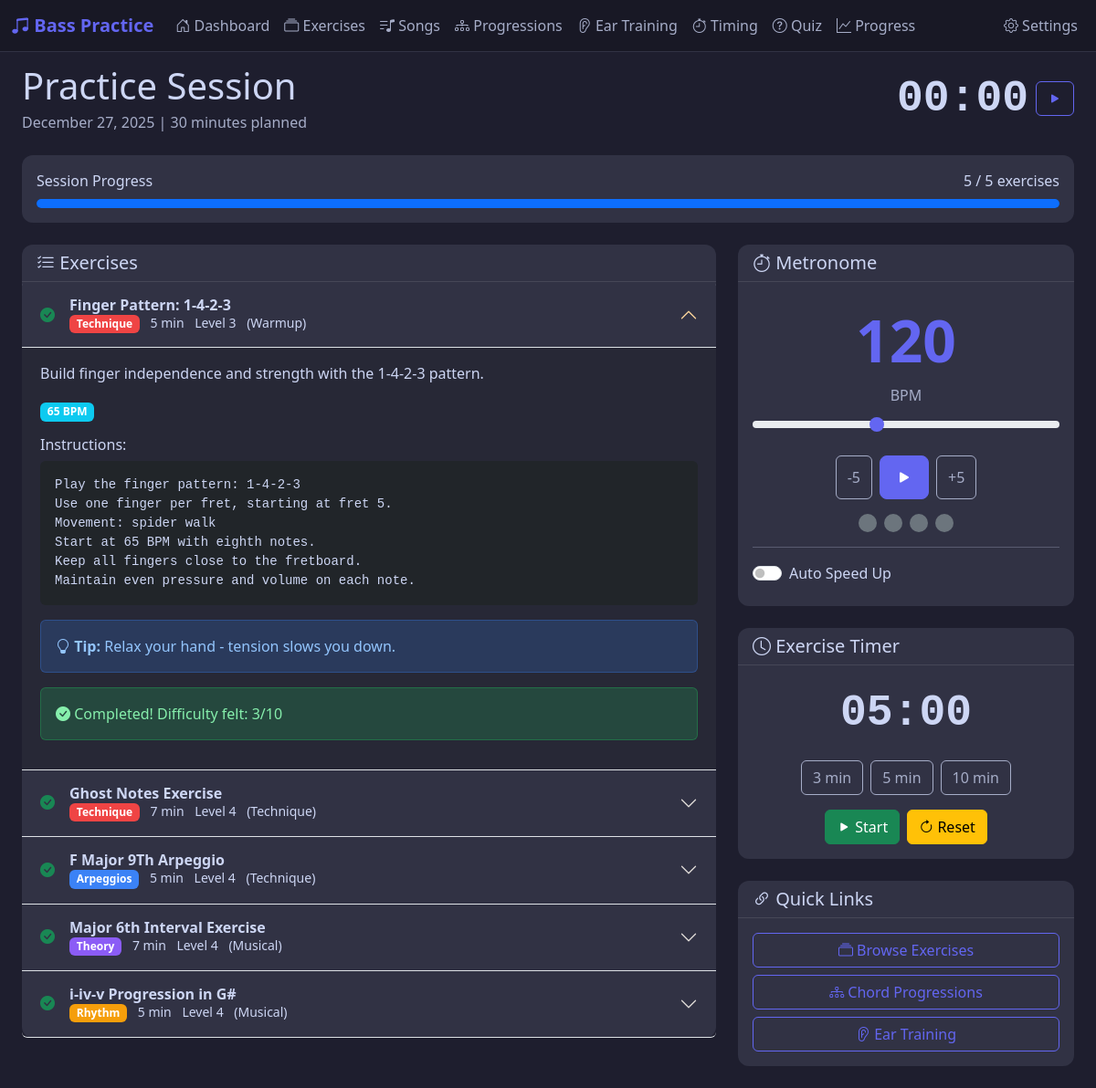
The app's page /practice/1 with its own data.
### app/models.py (models this page shows, shortened)
class PracticeSession(db.Model):
    __tablename__ = 'practice_sessions'
    id = db.Column(db.Integer, primary_key=True)
    session_date = db.Column(db.Date, nullable=False, default=date.today)
    planned_duration = db.Column(db.Integer)  # minutes
    actual_duration = db.Column(db.Integer)  # minutes
    completed_exercises = db.Column(db.Integer, default=0)
    total_exercises = db.Column(db.Integer, default=0)
    session_notes = db.Column(db.Text)
    session_rating = db.Column(db.Integer)  # 1-5 stars
    is_completed = db.Column(db.Boolean, default=False)
    created_at = db.Column(db.DateTime, default=datetime.utcnow)
    exercises = db.relationship('SessionExercise', backref='session', lazy=True, cascade='all, delete-orphan')

class SessionExercise(db.Model):
    __tablename__ = 'session_exercises'
    id = db.Column(db.Integer, primary_key=True)
    session_id = db.Column(db.Integer, db.ForeignKey('practice_sessions.id'), nullable=False)
    exercise_id = db.Column(db.Integer, db.ForeignKey('exercises.id'), nullable=True)  # For static exercises
    dynamic_exercise_id = db.Column(db.Integer, db.ForeignKey('dynamic_exercises.id'), nullable=True)  # For dynamic
    order_index = db.Column(db.Integer, default=0)
    phase = db.Column(db.String(20))  # warmup, technique, musical, cooldown
    completed = db.Column(db.Boolean, default=False)
    planned_duration = db.Column(db.Integer)  # minutes
    actual_duration = db.Column(db.Integer)  # minutes
    difficulty_felt = db.Column(db.Integer)  # 1-10
    exercise_notes = db.Column(db.Text)
    @property
    def exercise_data(self):
        if self.dynamic_exercise:
            return self.dynamic_exercise
        return self.exercise

class DynamicExercise(db.Model):
    __tablename__ = 'dynamic_exercises'
    id = db.Column(db.Integer, primary_key=True)
    title = db.Column(db.String(200), nullable=False)
    category = db.Column(db.String(50), nullable=False)  # scales, arpeggios, rhythm, technique, theory
    subcategory = db.Column(db.String(50))
    difficulty_level = db.Column(db.Integer, default=1)
    estimated_duration = db.Column(db.Integer, default=5)  # minutes
    description = db.Column(db.Text)
    instructions = db.Column(db.Text)
    tips = db.Column(db.Text)
    key_signature = db.Column(db.String(10))
    tempo_bpm = db.Column(db.Integer)
    tab_notation = db.Column(db.Text)
    notes_data = db.Column(db.Text)  # JSON array of notes
    created_at = db.Column(db.DateTime, default=datetime.utcnow)
    session_exercises = db.relationship('SessionExercise', backref='dynamic_exercise', lazy=True)

### app/routes.py (the view)
@main_bp.route('/practice/<int:session_id>')
def practice_session(session_id):
    session = PracticeSession.query.get_or_404(session_id)
    profile = UserProfile.query.first()
    session_exercises = SessionExercise.query.filter_by(
        session_id=session_id
    ).order_by(SessionExercise.order_index).all()
    return render_template('practice.html',
        session=session,
        session_exercises=session_exercises,
        profile=profile
    )

### app/templates/practice.html (shortened to what this page needs)
{% extends "base.html" %}
{% block content %}
<div class="container-fluid px-4">
    <div class="row mb-4">
        <div class="col-12">
            <div class="d-flex justify-content-between align-items-center">
                <div>
                    <h1 class="mb-1">Practice Session</h1>
                    <p class="text-secondary mb-0">
                        {{ session.session_date.strftime('%B %d, %Y') }} |
                        {{ session.planned_duration }} minutes planned
                    </p>
                </div>
                <div class="d-flex gap-2 align-items-center">
                    <div class="timer-display" id="sessionTimer">00:00</div>
                    <button class="btn btn-outline-primary" id="timerToggle">
                        <i class="bi bi-play-fill"></i>
                    </button>
                </div>
            </div>
        </div>
    </div>
    <div class="row mb-4">
        <div class="col-12">
            <div class="card">
                <div class="card-body py-3">
                    <div class="d-flex justify-content-between mb-2">
                        <span>Session Progress</span>
                        <span id="progressText">{{ session.completed_exercises }} / {{ session.total_exercises }} exercises</span>
                    </div>
                    <div class="progress" style="height: 10px;">
                        {% set progress_pct = (session.completed_exercises / session.total_exercises * 100) if session.total_exercises > 0 else 0 %}
                        <div class="progress-bar bg-primary" id="progressBar" style="width: {{ progress_pct }}%"></div>
                    </div>
                </div>
            </div>
        </div>
    </div>
    <div class="row">
        <div class="col-lg-8 mb-4">
            <div class="card">
                <div class="card-header">
                    <h5 class="mb-0"><i class="bi bi-list-check"></i> Exercises</h5>
                </div>
                <div class="card-body p-0">
                    <div class="accordion" id="exerciseAccordion">
                        {% for se in session_exercises %}
                            {% set ex = se.exercise_data %}
                            <div class="accordion-item bg-transparent border-0 border-bottom">
                                <h2 class="accordion-header">
                                    <button class="accordion-button {% if not loop.first %}collapsed{% endif %} bg-transparent text-light"
                                            type="button" data-bs-toggle="collapse"
                                            data-bs-target="#exercise{{ loop.index }}">
                                        <span class="me-3">
                                            {% if se.completed %}
                                                <i class="bi bi-check-circle-fill text-success"></i>
                                            {% else %}
                                                <i class="bi bi-circle text-secondary"></i>
                                            {% endif %}
                                        </span>
                                        <span class="flex-grow-1">
                                            <strong>{{ ex.title if ex else 'Exercise' }}</strong>
                                            <br>
                                            <small class="text-secondary">
                                                {% if ex %}
                                                <span class="badge badge-category badge-{{ ex.category }}">
                                                    {{ ex.category|capitalize }}
                                                </span>
                                                <span class="ms-2">{{ se.planned_duration }} min</span>
                                                <span class="ms-2">Level {{ ex.difficulty_level }}</span>
                                                {% if se.phase %}
                                                <span class="ms-2 text-capitalize">({{ se.phase }})</span>
                                                {% endif %}
                                                {% endif %}
                                            </small>
                                        </span>
                                    </button>
                                </h2>
                                <div id="exercise{{ loop.index }}"
                                     class="accordion-collapse collapse {% if loop.first %}show{% endif %}">
                                    <div class="accordion-body">
                                        {% if ex %}
                                        <p>{{ ex.description }}</p>
                                        {% if ex.key_signature or ex.tempo_bpm %}
                                        <div class="mb-3">
                                            {% if ex.tempo_bpm %}
                                            <span class="badge bg-info">{{ ex.tempo_bpm }} BPM</span>
                                            {% endif %}
                                        </div>
                                        {% endif %}
                                        {% if ex.instructions %}
                                            <h6>Instructions:</h6>
                                            <pre class="bg-dark p-3 rounded" style="white-space: pre-wrap;">{{ ex.instructions }}</pre>
                                        {% endif %}
                                        {% if ex.tips %}
                                            <div class="alert alert-info">
                                                <i class="bi bi-lightbulb"></i> <strong>Tip:</strong> {{ ex.tips }}
                                            </div>
                                        {% endif %}
                                        {% endif %}
                                        {% if not se.completed %}
                                            <hr>
                                            <form class="complete-exercise-form"
                                                  data-session-id="{{ session.id }}"
                                                  data-exercise-index="{{ se.order_index }}">
                                                <div class="row g-3">
                                                    <div class="col-md-4">
                                                        <label class="form-label">Actual Duration (min)</label>
                                                        <input type="number" class="form-control" name="actual_duration"
                                                               value="{{ se.planned_duration }}" min="1" max="60">
                                                    </div>
                                                    <div class="col-md-4">
                                                        <label class="form-label">Difficulty Felt (1-10)</label>
                                                        <input type="number" class="form-control" name="difficulty_felt"
                                                               value="{{ ex.difficulty_level if ex else 5 }}" min="1" max="10">
                                                    </div>
                                                    <div class="col-md-4">
                                                        <label class="form-label">&nbsp;</label>
                                                        <button type="submit" class="btn btn-success w-100">
                                                            <i class="bi bi-check-lg"></i> Mark Complete
                                                        </button>
                                                    </div>
                                                </div>
                                                <div class="mt-3">
                                                    <label class="form-label">Notes (optional)</label>
                                                    <textarea class="form-control" name="notes" rows="2"
                                                              placeholder="Any observations or notes..."></textarea>
                                                </div>
                                            </form>
                                        {% else %}
                                            <div class="alert alert-success">
                                                <i class="bi bi-check-circle-fill"></i> Completed!
                                                {% if se.difficulty_felt %}
                                                    Difficulty felt: {{ se.difficulty_felt }}/10
                                                {% endif %}
                                            </div>
                                        {% endif %}
                                    </div>
                                </div>
                            </div>
                        {% endfor %}
                    </div>
                </div>
            </div>
        </div>
        <div class="col-lg-4 mb-4">
            <div class="card mb-4">
                <div class="card-header d-flex justify-content-between align-items-center">
                    <h5 class="mb-0"><i class="bi bi-stopwatch"></i> Metronome</h5>
                </div>
                <div class="card-body text-center">
                    <div class="metronome-bpm" id="bpmDisplay">120</div>
                    <div class="text-secondary mb-2">BPM</div>
                    <input type="range" class="form-range" id="bpmSlider" min="40" max="240" value="120">
                    <div class="d-flex justify-content-center gap-2 my-3">
                        <button class="btn btn-outline-secondary" id="bpmMinus">-5</button>
                        <button class="btn btn-primary btn-lg" id="metronomeToggle">
                            <i class="bi bi-play-fill" id="metronomeIcon"></i>
                        </button>
                        <button class="btn btn-outline-secondary" id="bpmPlus">+5</button>
                    </div>
                    <div id="beatIndicator" class="d-flex justify-content-center gap-2 mt-3">
                        <span class="beat-dot rounded-circle bg-secondary" style="width: 20px; height: 20px;"></span>
                        <span class="beat-dot rounded-circle bg-secondary" style="width: 20px; height: 20px;"></span>
                        <span class="beat-dot rounded-circle bg-secondary" style="width: 20px; height: 20px;"></span>
                        <span class="beat-dot rounded-circle bg-secondary" style="width: 20px; height: 20px;"></span>
                    </div>
                    <hr class="my-3">
                    <div class="text-start">
                        <div class="form-check form-switch mb-2">
                            <input class="form-check-input" type="checkbox" id="autoSpeedToggle">
                            <label class="form-check-label" for="autoSpeedToggle">
                                Auto Speed Up
                            </label>
                        </div>
                    </div>
                </div>
            </div>
            <div class="card mb-4">
                <div class="card-header">
                    <h5 class="mb-0"><i class="bi bi-clock"></i> Exercise Timer</h5>
                </div>
                <div class="card-body text-center">
                    <div class="timer-display" id="exerciseTimer">05:00</div>
                    <div class="d-flex justify-content-center gap-2 mt-3">
                        <button class="btn btn-outline-secondary" onclick="setExerciseTimer(3)">3 min</button>
                        <button class="btn btn-outline-secondary" onclick="setExerciseTimer(5)">5 min</button>
                        <button class="btn btn-outline-secondary" onclick="setExerciseTimer(10)">10 min</button>
                    </div>
                    <div class="d-flex justify-content-center gap-2 mt-3">
                        <button class="btn btn-success" id="exerciseTimerStart">
                            <i class="bi bi-play-fill"></i> Start
                        </button>
                        <button class="btn btn-warning" id="exerciseTimerReset">
                            <i class="bi bi-arrow-clockwise"></i> Reset
                        </button>
                    </div>
                </div>
            </div>
            <div class="card">
                <div class="card-header">
                    <h5 class="mb-0"><i class="bi bi-link-45deg"></i> Quick Links</h5>
                </div>
                <div class="card-body">
                    <div class="d-grid gap-2">
                        <a href="{{ url_for('main.exercises') }}" class="btn btn-outline-primary">
                            <i class="bi bi-collection"></i> Browse Exercises
                        </a>
                        <a href="{{ url_for('main.chord_progressions') }}" class="btn btn-outline-primary">
                            <i class="bi bi-diagram-3"></i> Chord Progressions
                        </a>
                        <a href="{{ url_for('main.ear_training') }}" class="btn btn-outline-primary">
                            <i class="bi bi-ear"></i> Ear Training
                        </a>
                    </div>
                </div>
            </div>
        </div>
    </div>
</div>
{% endblock %}

### records on screen
PracticeSession: session_date "December 27, 2025", planned_duration "30", completed_exercises "5", total_exercises "5"
SessionExercise: completed True (drawn), planned_duration "5", phase "Warmup", difficulty_felt "3"
DynamicExercise: title "Finger Pattern: 1-4-2-3", category "Technique", difficulty_level "3", description "Build finger independence and strength with the 1-4-2-3 pattern.", tempo_bpm "65", instructions "Play the finger pattern: 1-4-2-3 Use one finger per fret, starting at fret 5. Movement: spider walk Start at 65 BPM with eighth notes. Keep all fingers close to the fretboard. Maintain even pressure and volume on each note.", tips "Relax your hand - tension slows you down."
SessionExercise: completed True (drawn), planned_duration "7", phase "Technique"
DynamicExercise: title "Ghost Notes Exercise", category "Technique", difficulty_level "4"
SessionExercise: completed True (drawn), planned_duration "5", phase "Technique"
DynamicExercise: title "F Major 9Th Arpeggio", category "Arpeggios", difficulty_level "4"
SessionExercise: completed True (drawn), planned_duration "7", phase "Musical"
DynamicExercise: title "Major 6th Interval Exercise", category "Theory", difficulty_level "4"
SessionExercise: completed True (drawn), planned_duration "5", phase "Musical"
DynamicExercise: title "i-iv-v Progression in G#", category "Rhythm", difficulty_level "4"
